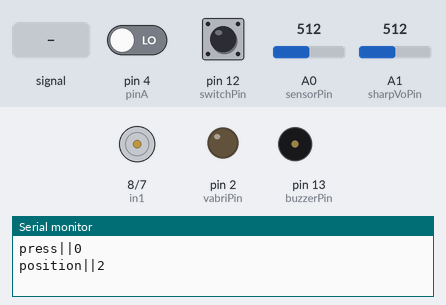
This sketch was run on a simulated Arduino Uno, built with avr-gcc and run on an emulated ATmega328P. Parts: motor-driver pin pairs drawn as motors (green arrow = first pin HIGH = forward, orange = second pin HIGH = backward, longer = more drive), output pins drawn as LEDs (lit = HIGH), buzzer (waves = sounding), the last lines printed to the serial monitor. The test bench sets the inputs (shaded band); at power-on: A1 (sharpVoPin) = 512, pin 12 (switchPin) HIGH, A0 (sensorPin) = 512, pin 4 (pinA) LOW. Pins used as bus, display or sensor lines are not drawn.

Above: at 1.2 s.
1.3 s: A0 (sensorPin) fed a 1000 Hz sine of ±255 counts around its level
4.3 s: A1 (sharpVoPin) set to 576
At 5.0 s:
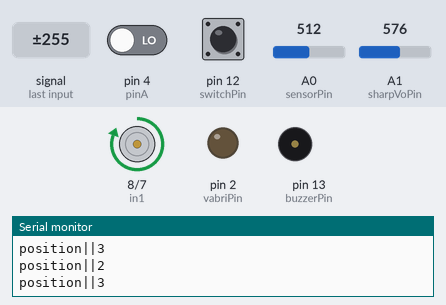
7.3 s: A1 (sharpVoPin) set to 601
10.3 s: pin 12 (switchPin) pulled LOW for 0.15 s
At 10.43 s:
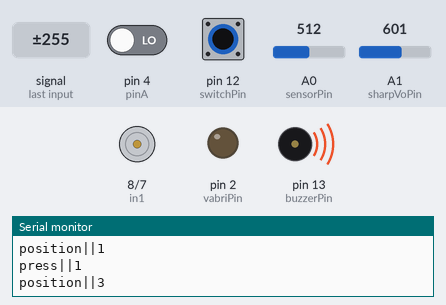
13.3 s: A0 (sensorPin) set to 487
At 14.4 s:
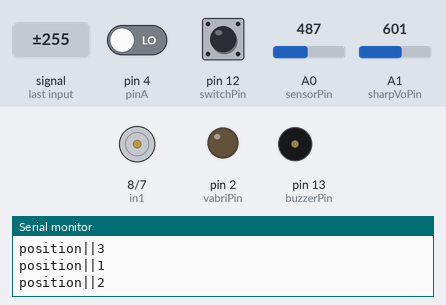
Timing chart, 0 to 16.3 s (numbered marks = the images above; inputs shaded):
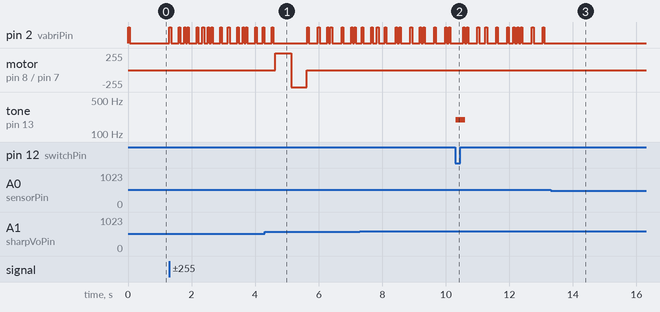

Measured:
- after the input at 4.3 s, motor on pin 8 (in1) / pin 7 (in2): stopped → forward 255/255 after 0.33 s, → backward 255/255 0.50 s later, → stopped 0.50 s later
- after the input at 10.3 s, tone on pin 13 (buzzerPin): silent → 196 Hz at once, → silent 0.30 s later
- after the input at 13.3 s, pin 2 (vabriPin): stops changing and stays LOW

The sketch:

Horizon-Arduino.ino
```cpp
/*
This is HORINZON project in Final Design Studio 2022-2023, Digital and Interaction Design, Politecnico di Milano.
The code can be divided into four parts:
   1.Grab:sharp sensor & motor- slider knob can slightly move forward driver's hand.
   2.Slide: potentiometer-slide the slider potentiometer into different area
   3.Rotate: rotary potentiometer-increase and decrease by rotating
   4.Press:knob pressed-change the status
Key words: Arduino Uno, Sharp sensor, motored rotary potentiometer, buzzer, vabiration, L298N motor drive, Protopie communication.
Contributors: Gustav Moorhouse, Jan Ostrówka, Madeleine Kiær, Mojca Fortunat, Ruiyi Liu, Umnah Aslam, Weijian Xu, Xiyu Li.
If you want more information, feel free to contact email: 978439441@qq.com
*/

//Press button
int switchPin = 12;                        // button pin
int switchState = HIGH;                    // button value
int pressCount=0;                          // count the button pressed
int pressChange=0;                         //detect the change of press button (from 1 to 0)

//Feedback
static const int buzzerPin = 13;           // buzzer pin
int vabriPin=2;                            //vabriation pin

//Slider Area
int sensorPin = A0;                        // select the input pin for the potentiometer
int sensorValue = 0;                       // variable to store the value coming from the sensor
int currentSlider=0;                       //var for slider current number.
int sliderArea;                            //multistage for slider， 1=A，2=B，3=C

//Rotate button
int pinA = 4;                              // Rotary encoder Pin A
int pinB = 3;                              // Rotary encoder Pin B
int pinAstateCurrent = LOW;                // Current state of Pin A
char rotateStatus;                         // for serialprint L/0 or R/1
int pinAStateLast = pinAstateCurrent;      // Last read value of Pin A
int numberA=0;                             //initial the count
int numberB=0;                             //initial the count
int numberC=0;                             //initial the count

//For motor in potentiometer:
int in1 = 8;
int in2 = 7;

// For sharp sensor.
const int sharpVoPin = A1;                 // Arduino analog pin A1 connect to sensor Vo.
float sharpvalue[20];
int i=0;
float c ;
float sum ;
int sharpState=0;
int sharpChange=0;
int mappingvaluetosharp;


//for communication for protopie
String message="1";                        // serialprint for position on slider
String temp="0";                           // for sending only once
String message1="1";                       // Swrialprint for press
String temp1="0";                          // for sending only once
String message2="1";                       // Swrialprint for rotate
String temp2="0";                          // for sending only once

// Arduino setup function.
void setup() {
  //get the value from potentiometer
  int sensorPin = A0;                       // select the input pin for the potentiometer
  int sensorValue = 0;                      // variable to store the value coming from the sensor

  pinMode(buzzerPin,OUTPUT);                // declare the buzzerPin as an OUTPUT:
  pinMode(vabriPin,OUTPUT);                 // declare the vabirationPin as an OUTPUT:

  Serial.begin (9600);                      // Initialise the serial monitor

  pinMode (switchPin, INPUT_PULLUP);        // Enable the switchPin as input with a PULLUP resistor

  pinMode (pinA, INPUT);                    // Set PinA as input,rotatory
  pinMode (pinB, INPUT);                    // Set PinB as input, rotatory

  // for motor in potentiometer
	pinMode(in1, OUTPUT);
	pinMode(in2, OUTPUT);
	// Turn off motors - Initial state
	digitalWrite(in1, LOW);
	digitalWrite(in2, LOW);

}

void loop() {

  // SLIDER
  sensorValue = analogRead(sensorPin);
  //Serial.println(sensorValue);
  if(sensorValue<341){
    sliderArea=1;
    }
  else if(sensorValue>=341 && sensorValue<682){
    sliderArea=2;

    }
  else{
    sliderArea=3;

    }

  // BUTTON
  switchState = digitalRead(switchPin);    // Read the digital value of the switch (LOW/HIGH)
  if (switchState == LOW ) {
      if(pressChange==HIGH){
        pressCount=1;
        }
      beepBuzz();
  }else{
    pressCount=0;
    }
  pressChange=switchState;
  //communication with protopie
   message1="press||"+String(pressCount);
  if(message1!=temp1) {
    Serial.println(message1);
    temp1=message1;
    }


 // ROTATION DIRECTION
  pinAstateCurrent = digitalRead(pinA);    // Read the current state of Pin A

  if(sliderArea==1){
    if ((pinAStateLast == LOW) && (pinAstateCurrent == HIGH)) {
      if (digitalRead(pinB) == HIGH) {      // If Pin B is HIGH
      numberA++;
      rotateStatus='0';                     // 0 is rotate left
      } else {
      numberA--;                            // count the rotate
      rotateStatus='1';                     // 0 is rotate right
      }
      //Serial print for protopie
      message2="rotation||"+String(rotateStatus);
        Serial.println(message2);
    }
  }

   if(sliderArea==2){
    if ((pinAStateLast == LOW) && (pinAstateCurrent == HIGH)) {
      if (digitalRead(pinB) == HIGH) {      // If Pin B is HIGH
      numberB++;
      rotateStatus='0';
      } else {
      numberB--;
      rotateStatus='1';
      }
      //Serial print for protopie
      message2="rotation||"+String(rotateStatus);
        Serial.println(message2);
    }
  }

  if(sliderArea==3){
    if ((pinAStateLast == LOW) && (pinAstateCurrent == HIGH)) {
      if (digitalRead(pinB) == HIGH) {      // If Pin B is HIGH
      numberC++;
      rotateStatus='0';
      } else {
      numberC--;
      rotateStatus='1';
      }
    }
  }
  pinAStateLast = pinAstateCurrent;        // Store the latest read value in the currect state variable

  // judge logic for vabrition:
  if((sensorValue>155 && sensorValue<180)|| (sensorValue>497 && sensorValue<527 ) || (sensorValue>838 && sensorValue<868) ){
    if(currentSlider!=sensorValue){
      beepVabri();
      currentSlider=sensorValue;
    }
  }

  //for sharp sensor
  int VoRaw = sharpValue();                    // Read the output voltage.
  //printValue("VoRaw", VoRaw);
  float Vo = (5.0 * VoRaw) / 1024.0;          // Compute the output voltage in Volts.
  //printFValue("Vo", Vo, "V");

  /*
  Convert to Distance in units of mm
  // by approximating datasheet graph
  // using equation of form: y = a/x + b
  // and two (x,y) points on the graph:
  // (60mm, 2.02V) and (300mm, 0.435V)
  */
  const float a = 2076;                       //find a,b from internet by model
  const float b = 11;
  float dist = 0;
  if ( VoRaw > b ) {
    dist = a / (VoRaw - b);
  }
  //Serial.println(dist);

  if(dist>4 && dist<9){
    sharpState=1;                              //in the area of sharp working
  }else{
    sharpState=0;
  }

  if (sharpState == 0 ) {
      if(sharpChange==1){
        //Serial.println("motor activated!");
        directionControl();
        /*mappingvaluetosharp=(sensorValue,0,1024,8,4);
        if (mappingvaluetosharp<VoRaw){
          directionControl() ;
        }else {
          directionControl() ;
        }*/
      }
  }
  sharpChange=sharpState;


  /*
  //communicate with Unity by Serialprint
  if(sliderArea=='A'){
      //Serial.print("A:");            // Print on screen
      //Serial.println(numberA);
      Serial.println(String("")+sliderArea+",P"+pressCount+","+rotateStatus+abs(numberA));
      }
  else if(sliderArea=='B'){
      //Serial.print("B:");            // Print on screen
      //Serial.println(numberB);
      Serial.println(String("")+sliderArea+",P"+pressCount+","+rotateStatus+abs(numberB));
      }
  else if(sliderArea=='C'){
      //Serial.print("C:");            // Print on screen
      //Serial.println(numberC);
      Serial.println(String("")+sliderArea+",P"+pressCount+","+rotateStatus+abs(numberC));
      }
    */

 //communication for protopie
  message="position||"+String(sliderArea);
 if(message!=temp) {
   Serial.println(message);
   temp=message;
   }
}


//This funcion is for vabrition when sliding into specific area on slider.
void beepVabri(){
  digitalWrite(vabriPin,HIGH);
  delay(50);
  digitalWrite(vabriPin,LOW);
  delay(50);
}

//This function is for buzzer when button pressed
void beepBuzz(){
    digitalWrite(buzzerPin,HIGH);
    tone(buzzerPin,196,200);//give a tone to the buzzerPin, at 960Hz for 20ms.
    delay(50);
    digitalWrite(buzzerPin,LOW);
    delay(50);

}

// This function is for stable calculation of sharp signal
float sharpValue(){
  int b=analogRead(sharpVoPin) ;
  if (i<20){
    sharpvalue[i]=b;
    i+=1;
  }else{
    sum=0;
    for (i=0;i<20;i++){
      sum+=sharpvalue[i];
    }
    c=sum/20;
    i=0;
  }
  return c;
}

// This function lets you control spinning direction of motors
void directionControl() {
	// Turn on motor
    digitalWrite(in1, HIGH);
	  digitalWrite(in2, LOW);
	  delay(500);
	// Now change motor directions
    digitalWrite(in1, LOW);
	  digitalWrite(in2, HIGH);
	  delay(500);
	// Turn off motors
	digitalWrite(in1, LOW);
	digitalWrite(in2, LOW);
}
```
